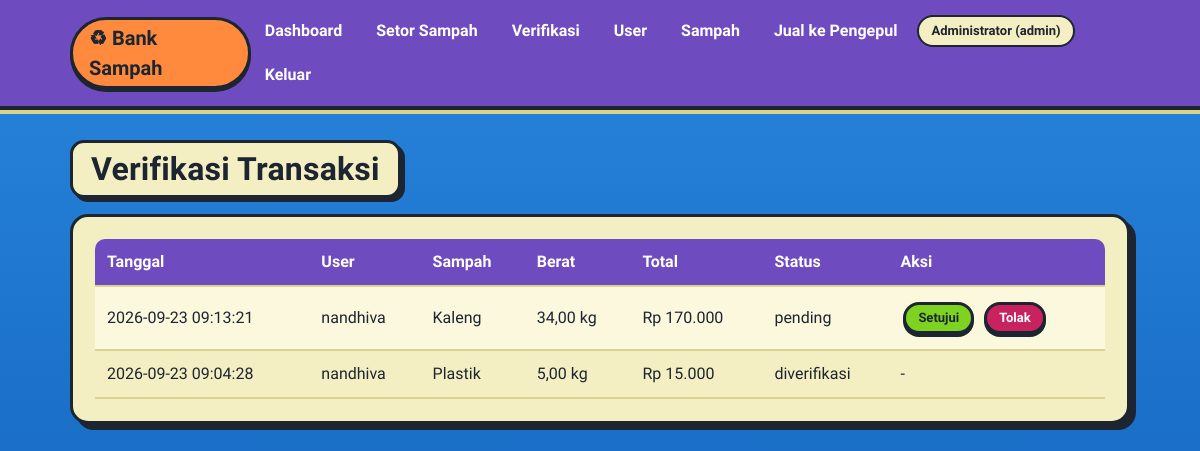
Screenshot of /admin_transaksi.php (signed in) with the database file from the repository.
### tables this page shows
CREATE TABLE `transaksi` (
  `id_transaksi` int(11) NOT NULL,
  `id_user` int(11) NOT NULL,
  `id_sampah` int(11) NOT NULL,
  `tipe` enum('setor','ambil') NOT NULL DEFAULT 'setor',
  `berat_kg` decimal(10,2) NOT NULL,
  `total_rp` decimal(10,2) NOT NULL,
  `status` enum('pending','diverifikasi','ditolak') NOT NULL DEFAULT 'pending',
  `tanggal` datetime NOT NULL DEFAULT current_timestamp()
);

CREATE TABLE `user` (
  `id_user` int(11) NOT NULL,
  `nama` varchar(100) NOT NULL,
  `username` varchar(50) NOT NULL,
  `password` varchar(255) NOT NULL,
  `role` enum('admin','siswa','guru','pengepul') NOT NULL DEFAULT 'siswa',
  `saldo` decimal(10,2) NOT NULL DEFAULT 0.00
);

CREATE TABLE `sampah` (
  `id_sampah` int(11) NOT NULL,
  `jenis_sampah` varchar(50) NOT NULL,
  `harga_per_kg` decimal(10,2) NOT NULL,
  `stok_kg` decimal(10,2) NOT NULL DEFAULT 0.00
);

### config.php (called while the page is built, shortened)
<?php
function e($value) {
    return htmlspecialchars((string)$value, ENT_QUOTES, 'UTF-8');
}
?>

### admin_transaksi.php (the view, shortened to what this page needs)
<?php
require 'config.php'; wajib_login();
$msg="";
$rows=$conn->query("SELECT t.*,u.nama,s.jenis_sampah FROM transaksi t JOIN user u ON u.id_user=t.id_user JOIN sampah s ON s.id_sampah=t.id_sampah ORDER BY t.tanggal DESC");
?>
<!doctype html><html lang="id"><head><meta charset="utf-8"><meta name="viewport" content="width=device-width,initial-scale=1"><title>Verifikasi Transaksi</title><link rel="stylesheet" href="style.css?v=3"></head>
<body><?php include 'nav.php'; ?><main class="container"><h1>Verifikasi Transaksi</h1><?php if($msg): ?><div class="alert"><?=e($msg)?></div><?php endif; ?><div class="panel table-wrap"><table><tr><th>Tanggal</th><th>User</th><th>Sampah</th><th>Berat</th><th>Total</th><th>Status</th><th>Aksi</th></tr>
<?php while($r=$rows->fetch_assoc()): ?><tr><td><?=e($r['tanggal'])?></td><td><?=e($r['nama'])?></td><td><?=e($r['jenis_sampah'])?></td><td><?=number_format($r['berat_kg'],2,',','.')?> kg</td><td>Rp <?=number_format($r['total_rp'],0,',','.')?></td><td><?=e($r['status'])?></td><td><?php if($r['status']==='pending'): ?><a class="btn small success" href="?aksi=setujui&id=<?=$r['id_transaksi']?>">Setujui</a> <a class="btn small danger" href="?aksi=tolak&id=<?=$r['id_transaksi']?>">Tolak</a><?php else: ?>-<?php endif; ?></td></tr><?php endwhile; ?></table></div></main></body></html>

### nav.php (shortened to what this page needs)
<?php $u=$_SESSION['user']; ?>
<nav class="nav">
<div class="nav-inner">
<a class="brand" href="dashboard.php">
    ♻ Bank Sampah
</a>
<div class="nav-links">
<a href="dashboard.php">
    Dashboard
</a>
<?php if ($u['role'] === 'pengepul'): ?>
    <a href="beli_admin.php">
        Beli Sampah
    </a>
    <a href="pembelian.php">
        Pembelian
    </a>
<?php else: ?>
    <a href="setor.php">
        Setor Sampah
    </a>
    <a href="admin_transaksi.php">
        Verifikasi
    </a>
    <a href="users.php">
        User
    </a>
    <a href="sampah.php">
        Sampah
    </a>
    <a href="jual_pengepul.php">
        Jual ke Pengepul
    </a>
<?php endif; ?>
<span class="user">
    <?=e($u['nama'])?>
    (<?=e($u['role'])?>)
</span>
<a href="logout.php">
    Keluar
</a>
</div>
</div>
</nav>

### style.css (style rules this page uses)
:root { --laut-atas:#2f8fe6; --laut-bawah:#0e5cb5; --pasir:#f4efc2; --pasir-tua:#d9d38f; --pelampung:#ff8a3d; --ungu:#6f4bc0; --karang:#c9235f; --rumput:#7ed321; --tinta:#1c2530; --abu:#4b5563; }
* { box-sizing:border-box }
body { margin:0; font-family:'Baloo 2','Trebuchet MS',Verdana,sans-serif; font-size:16px; line-height:1.5; color:var(--tinta); min-height:100vh; background: linear-gradient(#0e5cb52e,#0e5cb52e), url('bottom.png') center bottom/cover no-repeat fixed, linear-gradient(180deg,var(--laut-atas) 0%,var(--laut-bawah) 100%); }
h1,h2 { font-weight:800;letter-spacing:.2px;margin:0 0 10px }
h1 { font-size:32px;color:var(--tinta) }
.container>h1,.container>p.muted { display:inline-block;background:var(--pasir);border:3px solid var(--tinta);border-radius:14px;padding:2px 18px;box-shadow:4px 4px 0 var(--tinta);margin-bottom:16px }
.nav { background:var(--ungu); color:#fff; border-bottom:4px solid var(--tinta); box-shadow:0 4px 0 var(--pasir-tua); }
.nav-inner { max-width:1100px;margin:auto;display:flex;align-items:center;justify-content:space-between;padding:12px 20px }
.brand { font-size:20px;font-weight:800;color:var(--tinta);text-decoration:none; background:var(--pelampung); border:3px solid var(--tinta); border-radius:999px; padding:3px 16px; box-shadow:0 3px 0 var(--tinta); }
.nav-links { display:flex;gap:6px;align-items:center;flex-wrap:wrap }
.nav-links a { color:#fff;text-decoration:none;font-weight:700; padding:5px 12px;border-radius:999px;border:2px solid transparent; }
.user { font-size:13px;font-weight:700;color:var(--tinta); background:var(--pasir); border:2px solid var(--tinta); padding:4px 12px;border-radius:999px; }
.container { max-width:1100px;margin:30px auto;padding:0 20px }
.card,.panel { background:var(--pasir); border:3px solid var(--tinta); border-radius:18px; padding:22px; box-shadow:6px 6px 0 var(--tinta); margin-bottom:24px; }
.btn { display:inline-block; font-family:inherit;font-size:15px;font-weight:800; background:#fff;color:var(--tinta); border:3px solid var(--tinta); padding:7px 18px; border-radius:999px; text-decoration:none;cursor:pointer; margin:4px 3px; box-shadow:0 4px 0 var(--tinta); transition:transform .08s, box-shadow .08s; }
.btn.success { background:var(--rumput);color:var(--tinta) }
.btn.danger { background:var(--karang);color:#fff }
.btn.small { padding:3px 12px;font-size:13px;box-shadow:0 3px 0 var(--tinta) }
table { width:100%;border-collapse:separate;border-spacing:0 }
th,td { text-align:left;padding:11px 12px;border-bottom:2px solid var(--pasir-tua);white-space:nowrap }
th { background:var(--ungu);color:#fff;font-weight:800 }
th:first-child { border-top-left-radius:10px }
th:last-child { border-top-right-radius:10px }
tr:nth-child(even) td { background:#fbf8de }
.table-wrap { overflow:auto }

### rows the page displays
transaksi: tanggal "2026-09-23 09:13:21", id_user.nama "nandhiva", id_sampah.jenis_sampah "Kaleng", berat_kg "34,00", total_rp "170.000", status "pending"
transaksi: tanggal "2026-09-23 09:04:28", id_user.nama "nandhiva", id_sampah.jenis_sampah "Plastik", berat_kg "5,00", total_rp "15.000", status "diverifikasi"

### other values shown
$u['nama'] "Administrator"
$u['role'] "admin"
